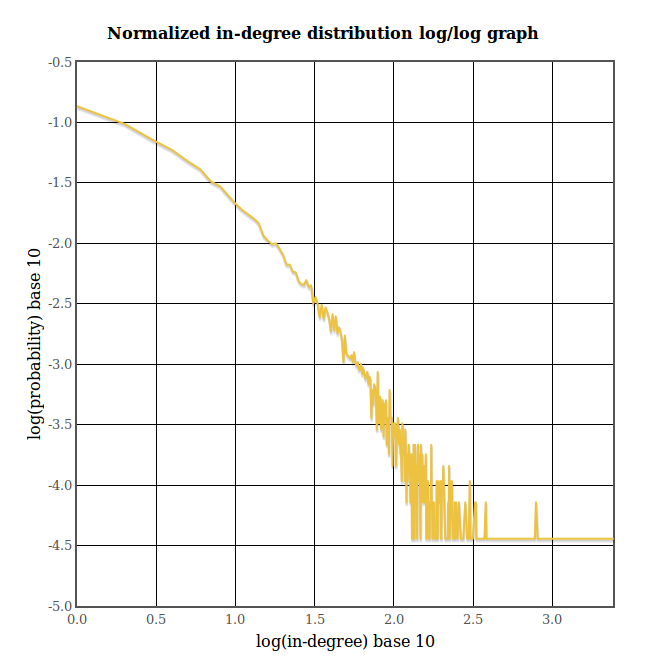

Write the Python code that produced this figure.
"""
Provided code for Application portion of Module 1

Imports physics citation graph 
"""

# general imports
import urllib2

# Set timeout for CodeSkulptor if necessary
import codeskulptor
codeskulptor.set_timeout(60)

import simpleplot
import math



###################################
# Code for loading citation graph

CITATION_URL = "http://storage.googleapis.com/codeskulptor-alg/alg_phys-cite.txt"

def load_graph(graph_url):
    """
    Function that loads a graph given the URL
    for a text representation of the graph
    
    Returns a dictionary that models a graph
    """
    graph_file = urllib2.urlopen(graph_url)
    graph_text = graph_file.read()
    graph_lines = graph_text.split('\n')
    graph_lines = graph_lines[ : -1]
    
    print "Loaded graph with", len(graph_lines), "nodes"
    
    answer_graph = {}
    for line in graph_lines:
        neighbors = line.split(' ')
        node = int(neighbors[0])
        answer_graph[node] = set([])
        for neighbor in neighbors[1 : -1]:
            answer_graph[node].add(int(neighbor))

    return answer_graph

def compute_in_degrees(digraph):
    """computes the in-degrees for the nodes in the graph"""
    result = dict(zip(digraph.keys(), [0] * len(digraph)))
    for node in digraph.keys():
        for ajnode in digraph[node]:
            result[ajnode] += 1
    return result

def in_degree_distribution(digraph):
    """computes normalized distribution of the in-degrees"""
    degrees = compute_in_degrees(digraph)
    count_degrees = {}
    #normalize degree from beginning
    part = 1.0 / len(degrees)
    #unnormalized
    #part = 1
    for degree in degrees.keys():
        if degrees[degree] in count_degrees:
            count_degrees[degrees[degree]] += part
        else:
            count_degrees[degrees[degree]] = part
    return count_degrees

citation_graph = load_graph(CITATION_URL)
distr = in_degree_distribution(citation_graph)

print sum(distr.values())

plot = []
for x in distr.keys():
    if x > 0 and distr[x] > 0:
        plot.append([math.log(x, 10), math.log(distr[x], 10)])

simpleplot.plot_lines("Normalized in-degree distribution log/log graph", 600, 600, 
                      "log(in-degree) base 10", "log(probability) base 10", [plot])
